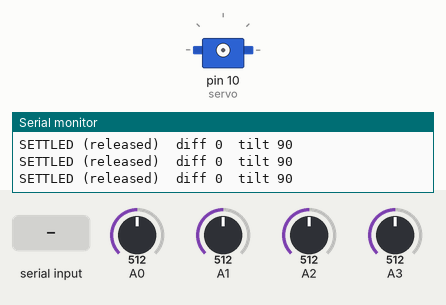
A sketch run on a simulated Arduino Nano, built with avr-gcc and run on an emulated ATmega328P. Parts: servo, the last lines printed to the serial monitor. The test bench sets the inputs (shaded band); at power-on: A0 = 512, A1 = 512, A2 = 512, A3 = 512. EEPROM starts erased.

Above: at 4.2 s.
4.3 s: A0 set to 532
5.8 s: A0 set to 553
At 6.25 s:
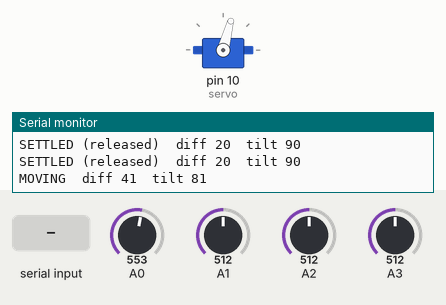
At 6.85 s:
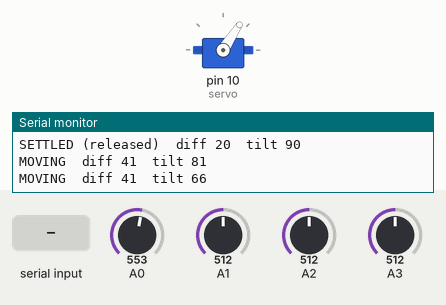
8.8 s: "g90\n" received over Serial
At 9.21 s:
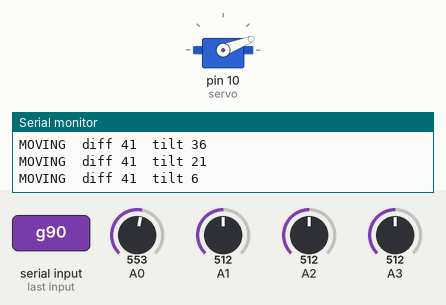
11.8 s: "i\n" received over Serial
14.8 s: "s90\n" received over Serial
Timing chart, 0 to 17.8 s (numbered marks = the images above; inputs shaded):
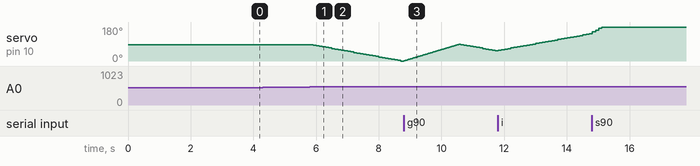

The sketch:

U-15_track_tilt.ino
```cpp
// Test — Tilt tracking only. Arduino Nano, Serial 115200, "Newline".
// LDRs: TL A0, TR A1, BL A2, BR A3. Servo: tilt on D10 (the other servo is not driven).
// Start-up: the last angle is kept in EEPROM, so the servo is attached AT that angle (no jump).
// It then waits 3 s and starts tracking: stepDeg (3) degrees per step toward the brighter side (top - bottom),
// starting when |difference| > x and stopping when it falls below x/3 (hysteresis).
// Balanced for 2 s -> servo released (no holding current) and the angle saved.
// Commands: x NN = deadband (default 30) | s N = degrees per step (default 3; 1 = old behaviour)
//           i = invert direction | g NNN = go to angle slowly
// Note: on the very first run (empty EEPROM) the servo goes to 90 once.
#include <Servo.h>
#include <EEPROM.h>

const int MIN_DEG = 0, MAX_DEG = 180;
const int EE_ADDR = 1, EE_MAGIC_ADDR = 10 + EE_ADDR, EE_MAGIC = 0x5A;
const unsigned long STEP_MS = 100, SETTLE_MS = 2000, START_WAIT_MS = 3000;
Servo servo;
int pos, tol = 30, stepDeg = 3, sign = -1;            // -1 = correct tilt direction for this build (confirmed 14/10)
bool correcting = false, attached_ = false;
unsigned long balancedSince = 0;

void engage()  { if (!attached_) { servo.write(pos); servo.attach(10); attached_ = true; } }
void release() { if (attached_) { servo.detach(); attached_ = false; } }
void save()    { EEPROM.update(EE_ADDR, pos); EEPROM.update(EE_MAGIC_ADDR, EE_MAGIC); }

void goSlow(int target) {
  target = constrain(target, MIN_DEG, MAX_DEG);
  engage();
  while (pos != target) { pos += target > pos ? 1 : -1; servo.write(pos); delay(20); }
  save();
}

int diff() {                                   // top - bottom difference
  int v[4];
  for (int i = 0; i < 4; i++) { long s = 0; for (int k = 0; k < 4; k++) s += analogRead(A0 + i); v[i] = s / 4; }
  return (v[0] + v[1]) - (v[2] + v[3]);
}

void setup() {
  Serial.begin(115200);
  pos = (EEPROM.read(EE_MAGIC_ADDR) == EE_MAGIC) ? EEPROM.read(EE_ADDR) : 90;
  pos = constrain(pos, MIN_DEG, MAX_DEG);
  Serial.print("Tilt tracking test. Start angle "); Serial.print(pos); Serial.println(" (from EEPROM). Waiting 3 s...");
  delay(START_WAIT_MS);
  Serial.println("tracking");
}

void loop() {
  if (Serial.available()) {
    String c = Serial.readStringUntil('\n'); c.trim();
    if (c[0] == 'x') { tol = c.substring(1).toInt(); Serial.print("deadband "); Serial.println(tol); }
    else if (c[0] == 's') { stepDeg = constrain(c.substring(1).toInt(), 1, 10); Serial.print("step "); Serial.println(stepDeg); }
    else if (c == "i") { sign = -sign; Serial.println("direction inverted"); }
    else if (c[0] == 'g') { goSlow(c.substring(1).toInt()); Serial.print("at "); Serial.println(pos); }
  }

  static unsigned long tStep = 0, tPrint = 0;
  static int d = 0;
  if (millis() - tStep >= STEP_MS) {
    tStep = millis();
    d = diff();
    correcting = correcting ? abs(d) > tol / 3 : abs(d) > tol;
    if (correcting) {
      engage();
      int next = constrain(pos + sign * (d > 0 ? stepDeg : -stepDeg), MIN_DEG, MAX_DEG);
      if (next != pos) { pos = next; servo.write(pos); }
      balancedSince = millis();
    } else if (attached_ && millis() - balancedSince >= SETTLE_MS) {
      release(); save();
    }
  }

  if (millis() - tPrint >= 500) {
    tPrint = millis();
    Serial.print(correcting ? "MOVING " : (attached_ ? "BALANCED " : "SETTLED (released) "));
    Serial.print(" diff "); Serial.print(d);
    Serial.print("  tilt "); Serial.println(pos);
  }
}
```

Measured:
- the behaviour switches between 542 and 543 on A0 (found by bisection; images 0 and 1)
- after the input at 5.8 s, servo on pin 10 (servo): moves from 87° to 0° over 2.8 s, starting after 0.10 s
- after the input at 8.8 s, servo on pin 10 (servo): rises from 0° to 90° in 1.8 s, then falls to 54° in 1.1 s
